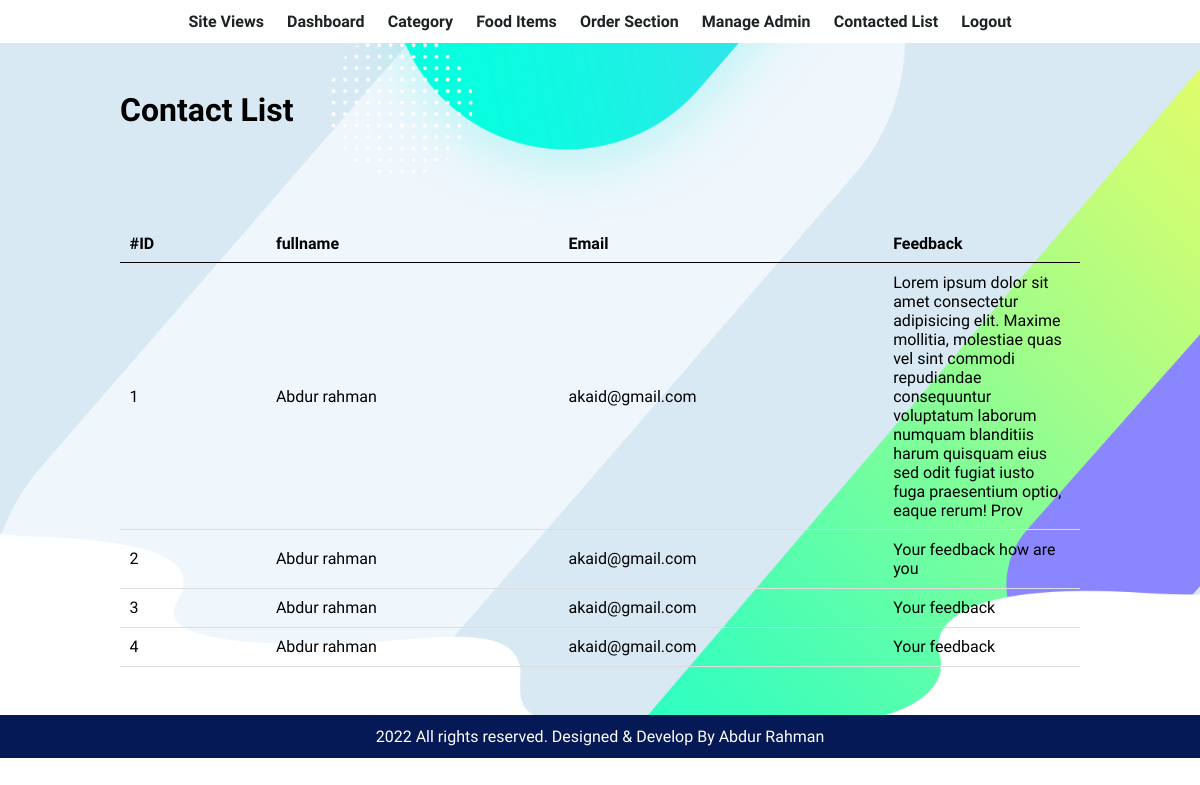
The page /admin/contact-list.php (signed in) on the database its author committed.
### tables this page shows
CREATE TABLE `tbl_contact` (
  `contact_id` int(11) NOT NULL,
  `fullname` varchar(255) NOT NULL,
  `email` varchar(255) NOT NULL,
  `feedback` varchar(255) NOT NULL
);

### admin/contact-list.php (the view, shortened to what this page needs)
<?php include('partials/menu.php'); ?>
<div class="main-content">
    <div class="wrapper">
        <h1>Contact List</h1>
        <br /><br /><br />
        <br><br>
        <table class="tbl-full">
            <tr>
                <th width="5%">#ID</th>
                <th width="10%">fullname</th>
                <th width="10%">Email</th>
                <th width="5%">Feedback</th>
            </tr>
            <?php
            $sql = "SELECT * FROM tbl_contact ORDER BY contact_id  DESC";
            $res = mysqli_query($conn, $sql);
            $count = mysqli_num_rows($res);
            $sn = 1;
            if ($count > 0) {
                while ($row = mysqli_fetch_assoc($res)) {
                    $fullname = $row['fullname'];
                    $email = $row['email'];
                    $feedback = $row['feedback'];
            ?>
                    <tr>
                        <td><?php echo $sn++; ?> </td>
                        <td><?php echo $fullname; ?></td>
                        <td><?php echo $email; ?></td>
                        <td><?php echo $feedback; ?></td>
                    </tr>
            <?php
                }
            } else {
                echo "<tr><td colspan='12' class='error'>Orders not Available</td></tr>";
            }
            ?>
        </table>
    </div>
</div>
<?php include('partials/footer.php'); ?>

### css/admin.css (style rules this page uses)
* { margin: 0 0; padding: 0 0; font-family: 'Rajdhani', sans-serif; }
.wrapper { padding: 1%; width: 80%; margin: 0 auto; }
.tbl-full { width: 100%; }
table { border-collapse: collapse; width: 100%; }
th, td { padding: 8px; text-align: left; border-bottom: 1px solid #ddd; }
table tr th { border-bottom: 1px solid black; padding: 1%; text-align: left; }
table tr td { padding: 1%; }
.main-content { background-image: url('../images/banner-bg.png'); background-position: center; background-size: cover; background-repeat: no-repeat; padding: 3% 0; }

### rows shown on the page
tbl_contact: fullname "Abdur rahman", email "akaid@gmail.com", feedback "Lorem ipsum dolor sit amet consectetur adipisicing elit. Maxime mollitia, molestiae quas vel sint commodi repudiandae consequuntur voluptatum laborum numquam blanditiis harum quisquam eius sed odit fugiat iusto fuga praesentium optio, eaque rerum! Prov"
tbl_contact: fullname "Abdur rahman", email "akaid@gmail.com", feedback "Your feedback how are you"
tbl_contact: fullname "Abdur rahman", email "akaid@gmail.com", feedback "Your feedback"
tbl_contact: fullname "Abdur rahman", email "akaid@gmail.com", feedback "Your feedback"
